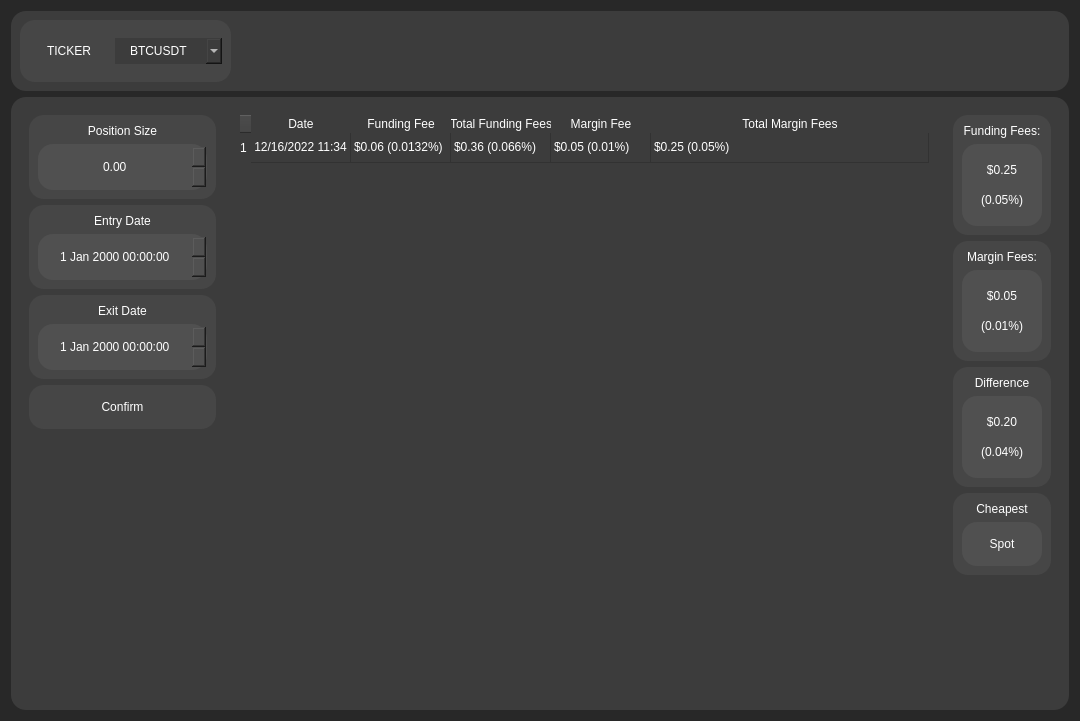
<?xml version="1.0" encoding="UTF-8"?>
<ui version="4.0">
 <class>Form</class>
 <widget class="QWidget" name="Form">
  <property name="geometry">
   <rect>
    <x>0</x>
    <y>0</y>
    <width>1080</width>
    <height>721</height>
   </rect>
  </property>
  <property name="windowTitle">
   <string>Form</string>
  </property>
  <property name="styleSheet">
   <string notr="true">background-color: rgb(40, 40, 40);</string>
  </property>
  <layout class="QVBoxLayout" name="verticalLayout_2">
   <item>
    <widget class="QFrame" name="app_header">
     <property name="sizePolicy">
      <sizepolicy hsizetype="Preferred" vsizetype="Maximum">
       <horstretch>0</horstretch>
       <verstretch>0</verstretch>
      </sizepolicy>
     </property>
     <property name="styleSheet">
      <string notr="true">font: 12pt &quot;Bahnschrift&quot;;
background-color: rgb(60, 60, 60);
color:rgb(255,255,255);
border-radius:15px;</string>
     </property>
     <property name="frameShape">
      <enum>QFrame::StyledPanel</enum>
     </property>
     <property name="frameShadow">
      <enum>QFrame::Raised</enum>
     </property>
     <layout class="QHBoxLayout" name="horizontalLayout">
      <item>
       <widget class="QFrame" name="ticker_frame">
        <property name="sizePolicy">
         <sizepolicy hsizetype="Maximum" vsizetype="Preferred">
          <horstretch>0</horstretch>
          <verstretch>0</verstretch>
         </sizepolicy>
        </property>
        <property name="styleSheet">
         <string notr="true">background-color: rgb(70, 70, 70);
border-radius:15px;</string>
        </property>
        <property name="frameShape">
         <enum>QFrame::StyledPanel</enum>
        </property>
        <property name="frameShadow">
         <enum>QFrame::Raised</enum>
        </property>
        <layout class="QHBoxLayout" name="horizontalLayout_2">
         <property name="spacing">
          <number>6</number>
         </property>
         <item alignment="Qt::AlignHCenter">
          <widget class="QLabel" name="ticker_label">
           <property name="sizePolicy">
            <sizepolicy hsizetype="Maximum" vsizetype="Preferred">
             <horstretch>0</horstretch>
             <verstretch>0</verstretch>
            </sizepolicy>
           </property>
           <property name="styleSheet">
            <string notr="true">font: 18pt &quot;Bahnschrift&quot;;
padding: 15px;
color:rgb(255,255,255);
</string>
           </property>
           <property name="text">
            <string>TICKER</string>
           </property>
          </widget>
         </item>
         <item alignment="Qt::AlignHCenter">
          <widget class="QComboBox" name="ticker_combo">
           <property name="sizePolicy">
            <sizepolicy hsizetype="Maximum" vsizetype="Fixed">
             <horstretch>0</horstretch>
             <verstretch>0</verstretch>
            </sizepolicy>
           </property>
           <property name="styleSheet">
            <string notr="true">font: 12pt &quot;Bahnschrift&quot;;
background-color: rgb(60, 60, 60);
color:rgb(255,255,255);
padding: 5px 15px 5px 15px;</string>
           </property>
           <item>
            <property name="text">
             <string>BTCUSDT</string>
            </property>
           </item>
           <item>
            <property name="text">
             <string>ETHUSDT</string>
            </property>
           </item>
           <item>
            <property name="text">
             <string>SOLUSDT</string>
            </property>
           </item>
           <item>
            <property name="text">
             <string>BNBUSDT</string>
            </property>
           </item>
          </widget>
         </item>
        </layout>
       </widget>
      </item>
      <item>
       <spacer name="horizontalSpacer">
        <property name="orientation">
         <enum>Qt::Horizontal</enum>
        </property>
        <property name="sizeHint" stdset="0">
         <size>
          <width>40</width>
          <height>20</height>
         </size>
        </property>
       </spacer>
      </item>
     </layout>
    </widget>
   </item>
   <item>
    <widget class="QFrame" name="app_body">
     <property name="styleSheet">
      <string notr="true">font: 12pt &quot;Bahnschrift&quot;;
background-color: rgb(60, 60, 60);
color:rgb(255,255,255);
border-radius:15px;</string>
     </property>
     <property name="frameShape">
      <enum>QFrame::StyledPanel</enum>
     </property>
     <property name="frameShadow">
      <enum>QFrame::Raised</enum>
     </property>
     <layout class="QHBoxLayout" name="horizontalLayout_3">
      <item alignment="Qt::AlignTop">
       <widget class="QFrame" name="params_frame">
        <property name="sizePolicy">
         <sizepolicy hsizetype="Maximum" vsizetype="Maximum">
          <horstretch>0</horstretch>
          <verstretch>0</verstretch>
         </sizepolicy>
        </property>
        <property name="frameShape">
         <enum>QFrame::StyledPanel</enum>
        </property>
        <property name="frameShadow">
         <enum>QFrame::Raised</enum>
        </property>
        <layout class="QVBoxLayout" name="verticalLayout_3">
         <item>
          <widget class="QFrame" name="param_size_frame">
           <property name="styleSheet">
            <string notr="true">font: 12pt &quot;Bahnschrift&quot;;
background-color: rgb(70, 70, 70);
color:rgb(255,255,255);
border-radius:15px;</string>
           </property>
           <property name="frameShape">
            <enum>QFrame::StyledPanel</enum>
           </property>
           <property name="frameShadow">
            <enum>QFrame::Raised</enum>
           </property>
           <layout class="QVBoxLayout" name="verticalLayout_10">
            <item>
             <widget class="QLabel" name="position_size_label">
              <property name="sizePolicy">
               <sizepolicy hsizetype="Preferred" vsizetype="Maximum">
                <horstretch>0</horstretch>
                <verstretch>0</verstretch>
               </sizepolicy>
              </property>
              <property name="text">
               <string>Position Size</string>
              </property>
              <property name="alignment">
               <set>Qt::AlignCenter</set>
              </property>
             </widget>
            </item>
            <item>
             <widget class="QDoubleSpinBox" name="position_size_edit">
              <property name="styleSheet">
               <string notr="true">background-color: rgb(80, 80, 80);
border-radius:15px;
padding:15px;</string>
              </property>
              <property name="alignment">
               <set>Qt::AlignCenter</set>
              </property>
             </widget>
            </item>
           </layout>
          </widget>
         </item>
         <item>
          <widget class="QFrame" name="param_entry_frame">
           <property name="styleSheet">
            <string notr="true">font: 12pt &quot;Bahnschrift&quot;;
background-color: rgb(70, 70, 70);
color:rgb(255,255,255);
border-radius:15px;</string>
           </property>
           <property name="frameShape">
            <enum>QFrame::StyledPanel</enum>
           </property>
           <property name="frameShadow">
            <enum>QFrame::Raised</enum>
           </property>
           <layout class="QVBoxLayout" name="verticalLayout_9">
            <item>
             <widget class="QLabel" name="entry_date_label">
              <property name="sizePolicy">
               <sizepolicy hsizetype="Preferred" vsizetype="Maximum">
                <horstretch>0</horstretch>
                <verstretch>0</verstretch>
               </sizepolicy>
              </property>
              <property name="text">
               <string>Entry Date</string>
              </property>
              <property name="alignment">
               <set>Qt::AlignCenter</set>
              </property>
             </widget>
            </item>
            <item>
             <widget class="QDateTimeEdit" name="entry_date_edit">
              <property name="styleSheet">
               <string notr="true">background-color: rgb(80, 80, 80);
border-radius:15px;
padding:15px;</string>
              </property>
              <property name="alignment">
               <set>Qt::AlignCenter</set>
              </property>
              <property name="accelerated">
               <bool>false</bool>
              </property>
             </widget>
            </item>
           </layout>
          </widget>
         </item>
         <item>
          <widget class="QFrame" name="param_exit_frame">
           <property name="styleSheet">
            <string notr="true">font: 12pt &quot;Bahnschrift&quot;;
background-color: rgb(70, 70, 70);
color:rgb(255,255,255);
border-radius:15px;</string>
           </property>
           <property name="frameShape">
            <enum>QFrame::StyledPanel</enum>
           </property>
           <property name="frameShadow">
            <enum>QFrame::Raised</enum>
           </property>
           <layout class="QVBoxLayout" name="verticalLayout_12">
            <item>
             <widget class="QLabel" name="exit_date_label">
              <property name="sizePolicy">
               <sizepolicy hsizetype="Preferred" vsizetype="Maximum">
                <horstretch>0</horstretch>
                <verstretch>0</verstretch>
               </sizepolicy>
              </property>
              <property name="text">
               <string>Exit Date</string>
              </property>
              <property name="alignment">
               <set>Qt::AlignCenter</set>
              </property>
             </widget>
            </item>
            <item>
             <widget class="QDateTimeEdit" name="exit_date_edit">
              <property name="styleSheet">
               <string notr="true">background-color: rgb(80, 80, 80);
border-radius:15px;
padding:15px;</string>
              </property>
              <property name="alignment">
               <set>Qt::AlignCenter</set>
              </property>
              <property name="accelerated">
               <bool>false</bool>
              </property>
             </widget>
            </item>
           </layout>
          </widget>
         </item>
         <item>
          <widget class="QPushButton" name="param_confirm_button">
           <property name="styleSheet">
            <string notr="true">padding:15px;
background-color:rgb(70,70,70);</string>
           </property>
           <property name="text">
            <string>Confirm</string>
           </property>
          </widget>
         </item>
        </layout>
       </widget>
      </item>
      <item>
       <widget class="QFrame" name="table_frame">
        <property name="frameShape">
         <enum>QFrame::StyledPanel</enum>
        </property>
        <property name="frameShadow">
         <enum>QFrame::Raised</enum>
        </property>
        <layout class="QHBoxLayout" name="horizontalLayout_4">
         <item>
          <widget class="QTableWidget" name="tableWidget">
           <property name="styleSheet">
            <string notr="true">/* main table */
QTableWidget
{
	
	font: 9pt &quot;Segoe UI&quot;;
	background-color:rgb(60,60,60);
	border: 0px solid;
}

/* corner button */
QTableCornerButton::section
{
	background-color:rgb(60,60,60);
}

/* vertical/horizontal headers */
QHeaderView::section
{
	font: 9pt &quot;Segoe UI&quot;;
	background-color:rgb(60,60,60);
	border: 0px;
}

QScrollBar::add-page
{
	background:rgb(70,70,70);
}
QScrollBar::sub-page
{
	background:rgb(70,70,70);
}

</string>
           </property>
           <property name="alternatingRowColors">
            <bool>true</bool>
           </property>
           <property name="textElideMode">
            <enum>Qt::ElideNone</enum>
           </property>
           <attribute name="horizontalHeaderCascadingSectionResizes">
            <bool>false</bool>
           </attribute>
           <attribute name="horizontalHeaderDefaultSectionSize">
            <number>100</number>
           </attribute>
           <attribute name="horizontalHeaderShowSortIndicator" stdset="0">
            <bool>false</bool>
           </attribute>
           <attribute name="horizontalHeaderStretchLastSection">
            <bool>true</bool>
           </attribute>
           <attribute name="verticalHeaderCascadingSectionResizes">
            <bool>false</bool>
           </attribute>
           <attribute name="verticalHeaderMinimumSectionSize">
            <number>30</number>
           </attribute>
           <attribute name="verticalHeaderDefaultSectionSize">
            <number>30</number>
           </attribute>
           <attribute name="verticalHeaderStretchLastSection">
            <bool>false</bool>
           </attribute>
           <row>
            <property name="text">
             <string>1</string>
            </property>
           </row>
           <column>
            <property name="text">
             <string>Date</string>
            </property>
            <property name="foreground">
             <brush brushstyle="NoBrush">
              <color alpha="255">
               <red>0</red>
               <green>0</green>
               <blue>0</blue>
              </color>
             </brush>
            </property>
           </column>
           <column>
            <property name="text">
             <string>Funding Fee</string>
            </property>
           </column>
           <column>
            <property name="text">
             <string>Total Funding Fees</string>
            </property>
           </column>
           <column>
            <property name="text">
             <string>Margin Fee</string>
            </property>
           </column>
           <column>
            <property name="text">
             <string>Total Margin Fees</string>
            </property>
           </column>
           <item row="0" column="0">
            <property name="text">
             <string>12/16/2022 11:34</string>
            </property>
            <property name="textAlignment">
             <set>AlignCenter</set>
            </property>
           </item>
           <item row="0" column="1">
            <property name="text">
             <string>$0.06 (0.0132%)</string>
            </property>
           </item>
           <item row="0" column="2">
            <property name="text">
             <string>$0.36 (0.066%)</string>
            </property>
           </item>
           <item row="0" column="3">
            <property name="text">
             <string>$0.05 (0.01%)</string>
            </property>
           </item>
           <item row="0" column="4">
            <property name="text">
             <string>$0.25 (0.05%)</string>
            </property>
           </item>
          </widget>
         </item>
        </layout>
       </widget>
      </item>
      <item alignment="Qt::AlignHCenter|Qt::AlignTop">
       <widget class="QFrame" name="fee_list_frame">
        <property name="sizePolicy">
         <sizepolicy hsizetype="Preferred" vsizetype="Maximum">
          <horstretch>0</horstretch>
          <verstretch>0</verstretch>
         </sizepolicy>
        </property>
        <property name="frameShape">
         <enum>QFrame::StyledPanel</enum>
        </property>
        <property name="frameShadow">
         <enum>QFrame::Raised</enum>
        </property>
        <layout class="QVBoxLayout" name="verticalLayout_4">
         <item>
          <widget class="QFrame" name="funding_fees_frame">
           <property name="styleSheet">
            <string notr="true">font: 12pt &quot;Bahnschrift&quot;;
background-color: rgb(70, 70, 70);
color:rgb(255,255,255);
border-radius:15px;</string>
           </property>
           <property name="frameShape">
            <enum>QFrame::StyledPanel</enum>
           </property>
           <property name="frameShadow">
            <enum>QFrame::Raised</enum>
           </property>
           <layout class="QVBoxLayout" name="verticalLayout_5">
            <item>
             <widget class="QLabel" name="funding_fee_label">
              <property name="sizePolicy">
               <sizepolicy hsizetype="Preferred" vsizetype="Maximum">
                <horstretch>0</horstretch>
                <verstretch>0</verstretch>
               </sizepolicy>
              </property>
              <property name="styleSheet">
               <string notr="true">font: 12pt &quot;Bahnschrift&quot;;</string>
              </property>
              <property name="text">
               <string>Funding Fees:</string>
              </property>
              <property name="alignment">
               <set>Qt::AlignCenter</set>
              </property>
             </widget>
            </item>
            <item>
             <widget class="QFrame" name="funding_fee_frame_inner">
              <property name="styleSheet">
               <string notr="true">background-color: rgb(80, 80, 80);
border-radius:15px;
padding:5px;</string>
              </property>
              <property name="frameShape">
               <enum>QFrame::StyledPanel</enum>
              </property>
              <property name="frameShadow">
               <enum>QFrame::Raised</enum>
              </property>
              <layout class="QVBoxLayout" name="verticalLayout_13">
               <item>
                <widget class="QLabel" name="funding_label_dol">
                 <property name="styleSheet">
                  <string notr="true"/>
                 </property>
                 <property name="text">
                  <string>$0.25</string>
                 </property>
                 <property name="alignment">
                  <set>Qt::AlignCenter</set>
                 </property>
                </widget>
               </item>
               <item>
                <widget class="QLabel" name="funding_label_pct">
                 <property name="styleSheet">
                  <string notr="true"/>
                 </property>
                 <property name="text">
                  <string>(0.05%)</string>
                 </property>
                 <property name="alignment">
                  <set>Qt::AlignCenter</set>
                 </property>
                </widget>
               </item>
              </layout>
             </widget>
            </item>
           </layout>
          </widget>
         </item>
         <item>
          <widget class="QFrame" name="margin_fees_frame">
           <property name="styleSheet">
            <string notr="true">font: 12pt &quot;Bahnschrift&quot;;
background-color: rgb(70, 70, 70);
color:rgb(255,255,255);
border-radius:15px;</string>
           </property>
           <property name="frameShape">
            <enum>QFrame::StyledPanel</enum>
           </property>
           <property name="frameShadow">
            <enum>QFrame::Raised</enum>
           </property>
           <layout class="QVBoxLayout" name="verticalLayout_6">
            <item>
             <widget class="QLabel" name="margin_fees_label">
              <property name="sizePolicy">
               <sizepolicy hsizetype="Preferred" vsizetype="Maximum">
                <horstretch>0</horstretch>
                <verstretch>0</verstretch>
               </sizepolicy>
              </property>
              <property name="styleSheet">
               <string notr="true">font: 12pt &quot;Bahnschrift&quot;;</string>
              </property>
              <property name="text">
               <string>Margin Fees:</string>
              </property>
              <property name="alignment">
               <set>Qt::AlignCenter</set>
              </property>
             </widget>
            </item>
            <item>
             <widget class="QFrame" name="margin_fees_inner_frame">
              <property name="styleSheet">
               <string notr="true">background-color: rgb(80, 80, 80);
border-radius:15px;
padding:5px;</string>
              </property>
              <property name="frameShape">
               <enum>QFrame::StyledPanel</enum>
              </property>
              <property name="frameShadow">
               <enum>QFrame::Raised</enum>
              </property>
              <layout class="QVBoxLayout" name="verticalLayout_14">
               <item>
                <widget class="QLabel" name="margin_fee_dol">
                 <property name="styleSheet">
                  <string notr="true"/>
                 </property>
                 <property name="text">
                  <string>$0.05</string>
                 </property>
                 <property name="alignment">
                  <set>Qt::AlignCenter</set>
                 </property>
                </widget>
               </item>
               <item>
                <widget class="QLabel" name="margin_fee_pct">
                 <property name="styleSheet">
                  <string notr="true"/>
                 </property>
                 <property name="text">
                  <string>(0.01%)</string>
                 </property>
                 <property name="alignment">
                  <set>Qt::AlignCenter</set>
                 </property>
                </widget>
               </item>
              </layout>
             </widget>
            </item>
           </layout>
          </widget>
         </item>
         <item>
          <widget class="QFrame" name="difference_frame">
           <property name="styleSheet">
            <string notr="true">font: 12pt &quot;Bahnschrift&quot;;
background-color: rgb(70, 70, 70);
color:rgb(255,255,255);
border-radius:15px;</string>
           </property>
           <property name="frameShape">
            <enum>QFrame::StyledPanel</enum>
           </property>
           <property name="frameShadow">
            <enum>QFrame::Raised</enum>
           </property>
           <layout class="QVBoxLayout" name="verticalLayout_7">
            <item>
             <widget class="QLabel" name="difference_label">
              <property name="sizePolicy">
               <sizepolicy hsizetype="Preferred" vsizetype="Maximum">
                <horstretch>0</horstretch>
                <verstretch>0</verstretch>
               </sizepolicy>
              </property>
              <property name="styleSheet">
               <string notr="true">font: 12pt &quot;Bahnschrift&quot;;</string>
              </property>
              <property name="text">
               <string>Difference</string>
              </property>
              <property name="alignment">
               <set>Qt::AlignCenter</set>
              </property>
             </widget>
            </item>
            <item>
             <widget class="QFrame" name="difference_frame_inner">
              <property name="styleSheet">
               <string notr="true">background-color: rgb(80, 80, 80);
border-radius:15px;
padding:5px;</string>
              </property>
              <property name="frameShape">
               <enum>QFrame::StyledPanel</enum>
              </property>
              <property name="frameShadow">
               <enum>QFrame::Raised</enum>
              </property>
              <layout class="QVBoxLayout" name="verticalLayout_15">
               <item>
                <widget class="QLabel" name="difference_label_dol">
                 <property name="styleSheet">
                  <string notr="true"/>
                 </property>
                 <property name="text">
                  <string>$0.20</string>
                 </property>
                 <property name="alignment">
                  <set>Qt::AlignCenter</set>
                 </property>
                </widget>
               </item>
               <item>
                <widget class="QLabel" name="difference_label_pct">
                 <property name="styleSheet">
                  <string notr="true"/>
                 </property>
                 <property name="text">
                  <string>(0.04%)</string>
                 </property>
                 <property name="alignment">
                  <set>Qt::AlignCenter</set>
                 </property>
                </widget>
               </item>
              </layout>
             </widget>
            </item>
           </layout>
          </widget>
         </item>
         <item>
          <widget class="QFrame" name="cheapest_frame">
           <property name="styleSheet">
            <string notr="true">font: 12pt &quot;Bahnschrift&quot;;
background-color: rgb(70, 70, 70);
color:rgb(255,255,255);
border-radius:15px;</string>
           </property>
           <property name="frameShape">
            <enum>QFrame::StyledPanel</enum>
           </property>
           <property name="frameShadow">
            <enum>QFrame::Raised</enum>
           </property>
           <layout class="QVBoxLayout" name="verticalLayout_8">
            <item>
             <widget class="QLabel" name="cheapest_label">
              <property name="sizePolicy">
               <sizepolicy hsizetype="Preferred" vsizetype="Maximum">
                <horstretch>0</horstretch>
                <verstretch>0</verstretch>
               </sizepolicy>
              </property>
              <property name="styleSheet">
               <string notr="true">font: 12pt &quot;Bahnschrift&quot;;</string>
              </property>
              <property name="text">
               <string>Cheapest</string>
              </property>
              <property name="alignment">
               <set>Qt::AlignCenter</set>
              </property>
             </widget>
            </item>
            <item>
             <widget class="QLabel" name="cheapest_label_inner">
              <property name="styleSheet">
               <string notr="true">background-color: rgb(80, 80, 80);
border-radius:15px;
padding:15px;</string>
              </property>
              <property name="text">
               <string>Spot</string>
              </property>
              <property name="alignment">
               <set>Qt::AlignCenter</set>
              </property>
             </widget>
            </item>
           </layout>
          </widget>
         </item>
        </layout>
       </widget>
      </item>
     </layout>
    </widget>
   </item>
  </layout>
 </widget>
 <resources/>
 <connections/>
</ui>
